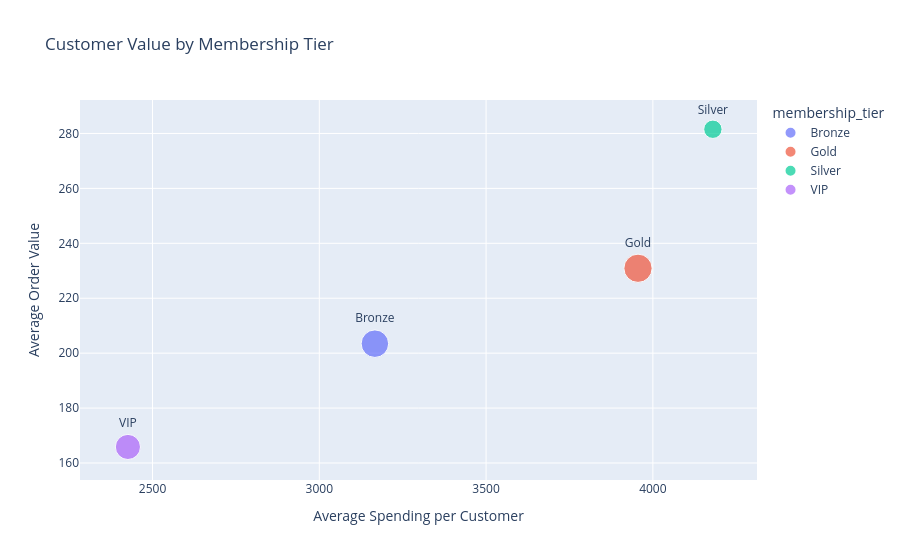

The notebook cell saved with this chart:
### Markdown cell above
To better understand customer segments, purchasing behavior was compared across membership tiers. Average spending per customer and average order value were used as the main indicators of customer value, while the size of each point represents the number of customers in each tier.

This visualization helps identify differences in customer value and purchasing behavior across membership tiers and can support more targeted sales and retention strategies.

### Code cell
# Scatter Plot

fig = px.scatter(
    membership_summary,
    x='avg_spending_per_customer',
    y='avg_order_value',
    size='customer_count',
    color='membership_tier',
    text='membership_tier',
    hover_name='membership_tier',
    hover_data={
        'customer_count': True,
        'total_spending': ':.2f',
        'avg_spending_per_customer': ':.2f',
        'avg_order_value': ':.2f',
        'avg_purchase_count': ':.2f',
        'avg_satisfaction': ':.2f',
        'avg_last_purchase_days': ':.2f'
    },
    title='Customer Value by Membership Tier',
    labels={
        'avg_spending_per_customer': 'Average Spending per Customer',
        'avg_order_value': 'Average Order Value',
        'customer_count': 'Number of Customers'
    }
)

fig.update_traces(textposition='top center')

fig.show()

### Figure 1 — Plotly figure (JSON) as saved in the notebook; plotly's stock layout.template omitted (floating-point values rounded to 4 significant figures)
{"data": [{"customdata": [[18.0, 57000.0, 16.89, 3.111, 193.6]], "hovertemplate": "<b>%{hovertext}</b><br><br>membership_tier=%{text}<br>Average Spending per Customer=%{x:.2f}<br>Average Order Value=%{y:.2f}<br>Number of Customers=%{customdata[0]}<br>total_spending=%{customdata[1]:.2f}<br>avg_purchase_count=%{customdata[2]:.2f}<br>avg_satisfaction=%{customdata[3]:.2f}<br>avg_last_purchase_days=%{customdata[4]:.2f}<extra></extra>", "hovertext": ["Bronze"], "legendgroup": "Bronze", "marker": {"color": "#636efa", "size": [18], "sizemode": "area", "sizeref": 0.0475, "symbol": "circle"}, "mode": "markers+text", "name": "Bronze", "orientation": "v", "showlegend": true, "text": ["Bronze"], "textposition": "top center", "type": "scatter", "x": [3167.0], "xaxis": "x", "y": [203.5], "yaxis": "y"}, {"customdata": [[19.0, 75150.0, 17.05, 2.737, 197.4]], "hovertemplate": "<b>%{hovertext}</b><br><br>membership_tier=%{text}<br>Average Spending per Customer=%{x:.2f}<br>Average Order Value=%{y:.2f}<br>Number of Customers=%{customdata[0]}<br>total_spending=%{customdata[1]:.2f}<br>avg_purchase_count=%{customdata[2]:.2f}<br>avg_satisfaction=%{customdata[3]:.2f}<br>avg_last_purchase_days=%{customdata[4]:.2f}<extra></extra>", "hovertext": ["Gold"], "legendgroup": "Gold", "marker": {"color": "#EF553B", "size": [19], "sizemode": "area", "sizeref": 0.0475, "symbol": "circle"}, "mode": "markers+text", "name": "Gold", "orientation": "v", "showlegend": true, "text": ["Gold"], "textposition": "top center", "type": "scatter", "x": [3955.0], "xaxis": "x", "y": [230.9], "yaxis": "y"}, {"customdata": [[8.0, 33440.0, 16.5, 2.5, 236.0]], "hovertemplate": "<b>%{hovertext}</b><br><br>membership_tier=%{text}<br>Average Spending per Customer=%{x:.2f}<br>Average Order Value=%{y:.2f}<br>Number of Customers=%{customdata[0]}<br>total_spending=%{customdata[1]:.2f}<br>avg_purchase_count=%{customdata[2]:.2f}<br>avg_satisfaction=%{customdata[3]:.2f}<br>avg_last_purchase_days=%{customdata[4]:.2f}<extra></extra>", "hovertext": ["Silver"], "legendgroup": "Silver", "marker": {"color": "#00cc96", "size": [8], "sizemode": "area", "sizeref": 0.0475, "symbol": "circle"}, "mode": "markers+text", "name": "Silver", "orientation": "v", "showlegend": true, "text": ["Silver"], "textposition": "top center", "type": "scatter", "x": [4180.0], "xaxis": "x", "y": [281.5], "yaxis": "y"}, {"customdata": [[15.0, 36390.0, 18.87, 3.4, 186.1]], "hovertemplate": "<b>%{hovertext}</b><br><br>membership_tier=%{text}<br>Average Spending per Customer=%{x:.2f}<br>Average Order Value=%{y:.2f}<br>Number of Customers=%{customdata[0]}<br>total_spending=%{customdata[1]:.2f}<br>avg_purchase_count=%{customdata[2]:.2f}<br>avg_satisfaction=%{customdata[3]:.2f}<br>avg_last_purchase_days=%{customdata[4]:.2f}<extra></extra>", "hovertext": ["VIP"], "legendgroup": "VIP", "marker": {"color": "#ab63fa", "size": [15], "sizemode": "area", "sizeref": 0.0475, "symbol": "circle"}, "mode": "markers+text", "name": "VIP", "orientation": "v", "showlegend": true, "text": ["VIP"], "textposition": "top center", "type": "scatter", "x": [2426.0], "xaxis": "x", "y": [165.8], "yaxis": "y"}], "layout": {"legend": {"itemsizing": "constant", "title": {"text": "membership_tier"}, "tracegroupgap": 0}, "title": {"text": "Customer Value by Membership Tier"}, "xaxis": {"anchor": "y", "domain": [0, 1], "title": {"text": "Average Spending per Customer"}}, "yaxis": {"anchor": "x", "domain": [0, 1], "title": {"text": "Average Order Value"}}}}
